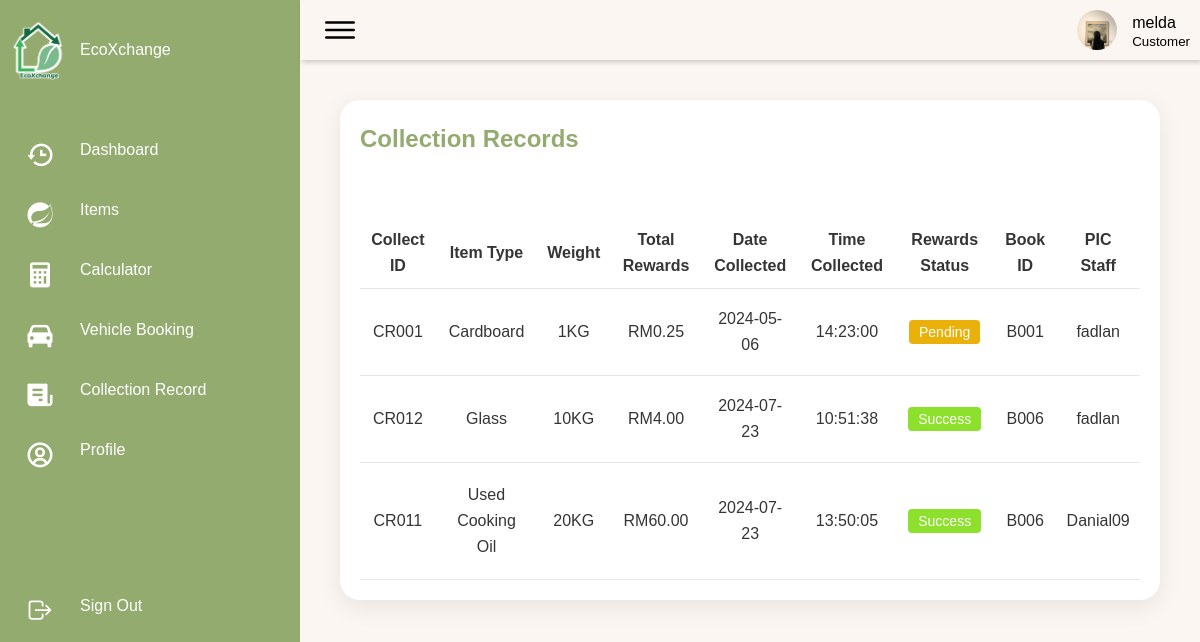
Screenshot of /EcoXchange/pages/record-2.php (signed in) with the database file from the repository.
### tables this page shows
CREATE TABLE `customer` (
  `cust_ID` varchar(10) NOT NULL,
  `cust_username` varchar(20) NOT NULL,
  `cust_password` varchar(128) NOT NULL,
  `cust_first_name` varchar(30) DEFAULT NULL,
  `cust_last_name` varchar(30) DEFAULT NULL,
  `cust_contact_no` varchar(12) DEFAULT NULL,
  `cust_email` varchar(30) NOT NULL,
  `cust_pict` varchar(255) NOT NULL,
  `bank_id` varchar(10) DEFAULT NULL
);

CREATE TABLE `collection_record` (
  `collect_ID` varchar(10) NOT NULL,
  `collect_weight` float NOT NULL,
  `total_amount` decimal(6,2) NOT NULL,
  `collect_date` date NOT NULL,
  `collect_time` time NOT NULL,
  `reward_status` varchar(15) NOT NULL,
  `book_ID` varchar(10) NOT NULL,
  `item_ID` varchar(10) NOT NULL,
  `staff_ID` varchar(10) NOT NULL
);

CREATE TABLE `item` (
  `item_ID` varchar(10) NOT NULL,
  `item_name` varchar(50) NOT NULL,
  `item_price` decimal(16,2) DEFAULT NULL,
  `item_pict` varchar(255) DEFAULT NULL
);

CREATE TABLE `staff` (
  `staff_ID` varchar(10) NOT NULL,
  `staff_username` varchar(20) NOT NULL,
  `staff_password` varchar(200) NOT NULL,
  `staff_first_name` varchar(30) NOT NULL,
  `staff_last_name` varchar(30) NOT NULL,
  `staff_contact_no` varchar(12) NOT NULL,
  `staff_email` varchar(30) NOT NULL,
  `category` varchar(30) NOT NULL,
  `staff_pict` varchar(255) NOT NULL
);

### EcoXchange/includes/fetchUserData.php (called while the page is built, shortened)
<?php
include("dbconn.php");
$username = $_SESSION['username'];
$role = $_SESSION['role'];
if ($role === 'Staff') {
    $sql = "SELECT * FROM staff WHERE staff_username = '$username'";
} elseif ($role === 'Customer') {
    $sql = "SELECT * FROM customer WHERE cust_username = '$username'";
} else {
    header("Location: ../pages/Login.php");
    exit();
}
$query = mysqli_query($dbconn, $sql) or die("Error: " . mysqli_error($dbconn));
$user = mysqli_fetch_assoc($query);
$id = $user["staff_ID"] ?? $user["cust_ID"];
$name = $user["staff_username"] ?? $user["cust_username"];
$image = $user["staff_pict"] ?? $user["cust_pict"];
?>

### EcoXchange/pages/record-2.php (the view, shortened to what this page needs)
<?php
include('../includes/dbconn.php');
include('../includes/fetchUserData.php');
?>
<!DOCTYPE html>
<html lang="en">
<head>
    <link href="https://unpkg.com/boxicons@2.0.7/css/boxicons.min.css" rel="stylesheet" />
    <link rel="stylesheet" href="../style/records.css">
</head>
<body>
    <div class="container">
        <?php include('sidebar-2.php'); ?>
        <div class="main">
            <?php include('header.php'); ?>
            <div class="content">
                <div class="details">
                    <div class="itemlist">
                        <div class="tableHeader">
                            <h2>Collection Records</h2>
                        </div>
                        <?php
                            $sql =
                            "SELECT * FROM BOOKING B
                            JOIN COLLECTION_RECORD r ON b.book_ID = r.book_ID
                            JOIN STAFF s ON s.staff_ID = r.staff_ID
                            JOIN ITEM i ON i.item_ID = r.item_ID
                            WHERE b.cust_ID = ?";
                            $stmt = mysqli_prepare($dbconn, $sql);
                            mysqli_stmt_bind_param($stmt, 's', $id);
                            mysqli_stmt_execute($stmt);
                            $query = mysqli_stmt_get_result($stmt);
                            $row = mysqli_num_rows($query);
                            if($row == 0){
                                echo "No item found";
                            } else {
                                echo '<table class="table1">';
                                echo "<thead>";
                                echo"<tr>";
                                echo"<td>Collect ID</td>";
                                echo"<td>Item Type</td>";
                                echo"<td>Weight</td>";
                                echo"<td>Total Rewards</td>";
                                echo"<td>Date Collected</td>";
                                echo"<td>Time Collected</td>";
                                echo"<td>Rewards Status</td>";
                                echo"<td>Book ID</td>";
                                echo"<td>PIC Staff</td>";
                                echo"</tr>";
                                echo "</thead>";
                                while($row = mysqli_fetch_array($query)){
                                    echo "<tbody>";
                                        echo"<tr>";
                                            echo"<td>".$row["collect_ID"]."</td>";
                                            echo"<td>".$row["item_name"]."</td>";
                                            echo"<td>".$row["collect_weight"]."KG</td>";
                                            echo"<td>RM".$row["total_amount"]."</td>";
                                            echo"<td>".$row["collect_date"]."</td>";
                                            echo"<td>".$row["collect_time"]."</td>";
                                            echo"<td><button class='btnstatus ";
                                                echo $row["reward_status"] == 'success' ? "success" : "pending";
                                            echo "'>";
                                            if($row["reward_status"] == 'success') {
                                                echo "Success";
                                            } else {
                                                echo "Pending";
                                            }
                                            echo "</button></td>";
                                            echo"<td>".$row["book_ID"]."</td>";
                                            echo"<td>".$row["staff_username"]."</td>";
                                        echo"</tr>";
                                    echo "</tbody>";
                                }
                                echo '</table>';
                            }
                        ?>
                    </div>
                </div>
            </div>
        </div>
    </div>
</body>
</html>

### EcoXchange/pages/header.php
<div class="topbar">
    <div class="toggle">
        <ion-icon name="menu-outline"></ion-icon>
    </div>
    <div class="user">
        <img src="<?php echo $image; ?>" alt="">
        <div class="info">
            <p><?php echo $name; ?></p>
            <small><?php echo $role; ?></small>
        </div>
    </div>
</div>

### EcoXchange/style/records.css (style rules this page uses)
.success { padding: 4px 10px; background: #8de02c; border: none; border-radius: 4px; font-size: 14px; font-weight: 500; cursor: pointer; }
.pending { padding: 4px 10px; background: #e9b10a; border: none; border-radius: 4px; font-size: 14px; font-weight: 500; cursor: pointer; }
.btnstatus { color: var(--white-color); }

### EcoXchange/style/items-1.css (style rules this page uses)
.content { width: 100%; }
.table1 tr { background-color: white ; color: black; }
.table1 td, .table1 th { text-align: center; }
.details { position: relative; width: 100%; padding: 20px; }
.details .itemlist { position: relative; display: grid; min-height: 500px; background: var(--white-color); padding: 20px; box-shadow: 0 7px 25px rgba(0, 0, 0, 0.08); border-radius: 20px; }
.details .tableHeader { display: flex; justify-content: space-between; align-items: flex-start; }
.tableHeader h2 { font-weight: 600; color: var(--primary-color); }
.details table { width: 100%; border-collapse: collapse; margin-top: 10px; }
.details table thead td { font-weight: 600; }
.details .itemlist table tr { color: var(--dark-color); border-bottom: 1px solid rgba(0, 0, 0, 0.1); }
.details .itemlist table tr:last-child { border-bottom: 1px solid rgba(0, 0, 0, 0.1); }
.details .itemlist table tr td { padding: 10px; }
.details .itemlist table tr td:last-child { text-align: center; }
.details .itemlist table tr td:nth-child(2) { text-align: center; }
.details .itemlist table tr td:nth-child(3) { text-align: center; }
.content { padding:20px; }

### EcoXchange/style/SidebarUser.css (style rules this page uses)
* { font-family: "Ubuntu", sans-serif; margin: 0; padding: 0; box-sizing: border-box; }
body { min-height: 100vh; overflow-x: hidden; }
.container { position: relative; width: 100%; }
.main { position: absolute; width: calc(100% - 300px); left: 300px; min-height: 100vh; background: var(--background-color); transition: 0.5s; }
.topbar { width: 100%; height: 60px; display: flex; justify-content: space-between; align-items: center; padding: 0 10px; box-shadow: 2px 2px 5px rgba(0, 0, 0, 0.2); }
.toggle { position: relative; width: 60px; height: 60px; display: flex; justify-content: center; align-items: center; font-size: 2.5rem; cursor: pointer; }
.user { position: relative; display: flex; }
.user img { width: 40px; height: 40px; object-fit: cover; border-radius: 50%; cursor: pointer; }
.user .info { margin-left: 15px; height: 40px; }
.user p { margin-bottom: -8px; }
.user small { margin-top: -8px; }
.content { padding:20px; }

### EcoXchange/style/style.css (style rules this page uses)
:root { --background-color: #FBF6F1; --primary-color: #94AB6F; --dark-prim-color: #849B60; --secondary-color: #136B40; --white-color: #fff; --dark-color: #353535; --black-color: black; --text-grey: grey; --body-font: "Poppins", sans-serif, "Martel"; --biggest-font-size: 4.5rem; --h1-font-size: 2.5rem; --h2-font-size: 1.5rem; --h3-font-size: 1.25rem; --normal-font-size: 1rem; --small-font-size: 0.875rem; --smaller-font-size: 0.813rem; --font-medium: 400; --font-semi-bold: 600; --font-bold: 700; --mb-1: 0.5rem; --mb-2: 1rem; --mb-3: 1.5rem; --mb-4: 2rem; --mb-5: 2.5rem; --mb-6: 3rem; --z-normal: 1; --z-tooltip: 10; --z-fixed: 100; --screen-size: 80vh; --padding-size: 4rem 0 2rem; }
html { scroll-behavior: smooth; }
* { text-decoration: none; list-style: none; }
body { margin: var(--header-height) 0 0 0; font-family: var(--body-font); font-size: var(--normal-font-size); font-weight: var(--font-medium); background-color: var(--background-color); line-height: 1.6; }

### rows the page displays
customer: cust_pict (picture), cust_username "melda"
collection_record: collect_ID "CR001", item_ID.item_name "Cardboard", collect_weight "1", total_amount "0.25", collect_date "2024-05-06", collect_time "14:23:00", reward_status "Pending", book_ID "B001", staff_ID.staff_username "fadlan"
collection_record: collect_ID "CR012", item_ID.item_name "Glass", collect_weight "10", total_amount "4.00", collect_date "2024-07-23", collect_time "10:51:38", reward_status "Success", book_ID "B006", staff_ID.staff_username "fadlan"
collection_record: collect_ID "CR011", item_ID.item_name "Used Cooking Oil", collect_weight "20", total_amount "60.00", collect_date "2024-07-23", collect_time "13:50:05", reward_status "Success", book_ID "B006", staff_ID.staff_username "Danial09"

### other values shown
$role "Customer"
